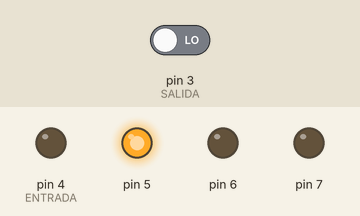
Simulated run of this sketch. Board: Arduino Uno, built with avr-gcc and run on an emulated ATmega328P. Parts: output pins drawn as LEDs (lit = HIGH). Inputs (shaded band) come from the test bench; at power-on: pin 3 (SALIDA) LOW. What the sketch prints to the serial monitor is not drawn.

Above: at 0.1 s.
Timing chart, 0 to 1.6 s (numbered marks = the images above):
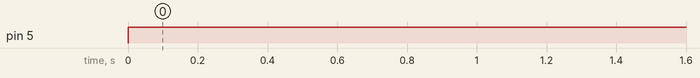

Measured:
- by itself, pin 5: LOW → HIGH at 0.00 s

The sketch:

parqueadero1.ino
```cpp
// 2674489, Microcontroladores, Samuel Vargas y Jean Paul Rodriguez
int Cupos_parqueadero;
int numero=0;
int ENTRADA=4;
int SALIDA=3;
int SUMA=0;
int RESTA;
float valorrecaudo=0;
float RECAUDO=valorrecaudo;
void setup()
{
  Serial.begin(9600);
  pinMode(ENTRADA,INPUT);
  pinMode(SALIDA,INPUT);
  pinMode(4,OUTPUT);
  pinMode(7,OUTPUT);
  pinMode(6,OUTPUT);
  pinMode(5,OUTPUT);
}

void loop()
{
  if (digitalRead (ENTRADA)==HIGH)
  {
    delay(800);
    numero=numero+1;
  }
  if (digitalRead (SALIDA)==HIGH)
  {
    delay(500);
    numero=numero-1;
    RECAUDO=RECAUDO+5000;
  }
  Serial.println (numero);
  Serial.println (RECAUDO);
  if (numero>=10)
  {
    digitalWrite(7, HIGH);
    digitalWrite(5, LOW);
    numero=10;
  }
  if (numero<0)
  {
    numero=0;
    RECAUDO=RECAUDO-5000;
  }
  if (numero==0)
  {
    digitalWrite(7, LOW);
    digitalWrite(5, HIGH);
  }
  }
```
